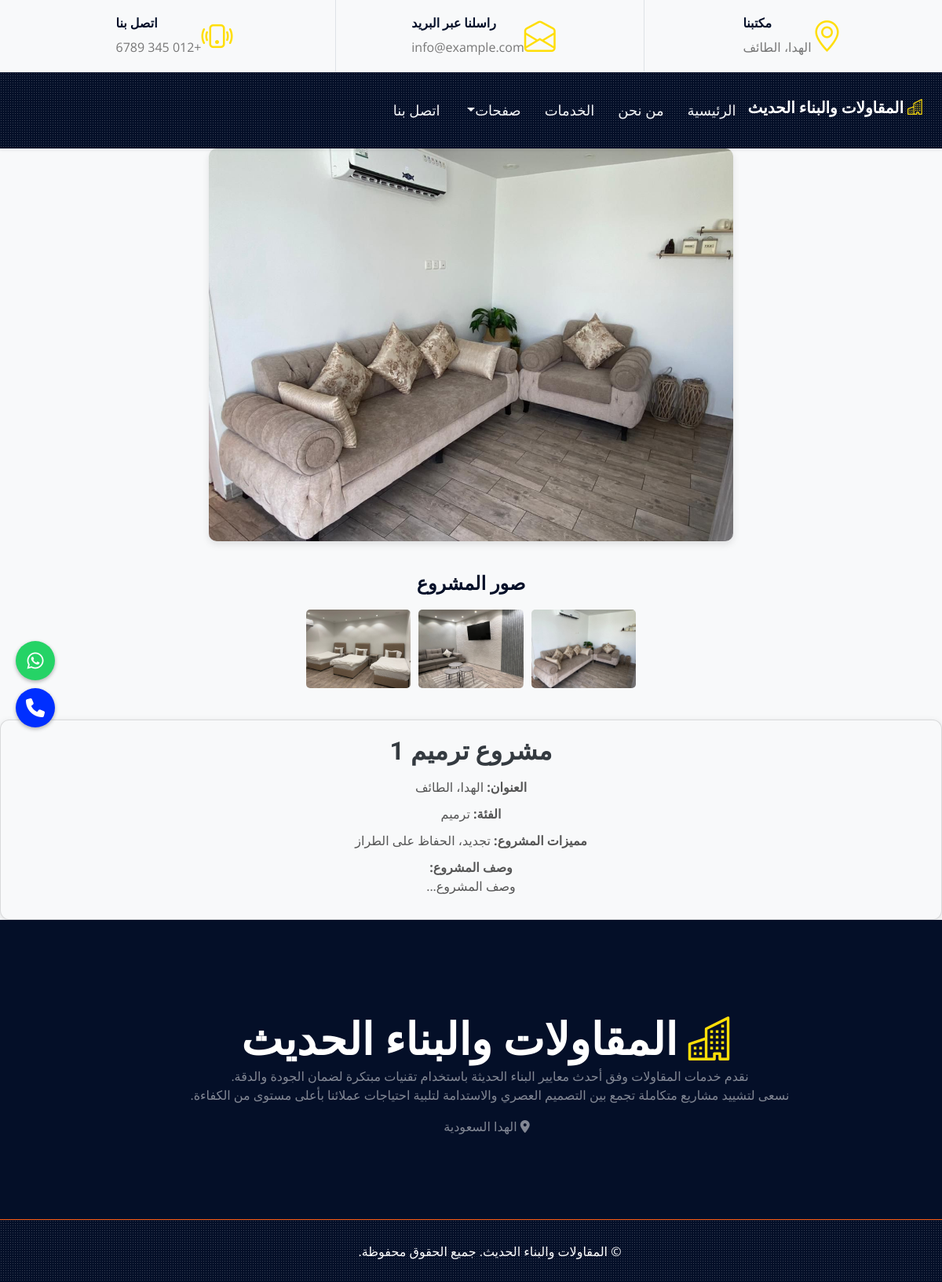
Screenshot of /project_details.php?id=2 with the database file from the repository.
### tables this page shows
CREATE TABLE `settings` (
  `id` int(11) NOT NULL,
  `site_title` varchar(255) NOT NULL,
  `description` text NOT NULL,
  `address` varchar(255) NOT NULL,
  `phone` varchar(50) NOT NULL,
  `whatsapp` varchar(50) NOT NULL,
  `copyright` text DEFAULT NULL,
  `favicon` varchar(255) DEFAULT NULL
);

CREATE TABLE `projects` (
  `id` int(11) NOT NULL,
  `category_id` int(11) NOT NULL,
  `name` varchar(255) NOT NULL,
  `address` varchar(255) NOT NULL,
  `features` text NOT NULL,
  `description` text NOT NULL
);

CREATE TABLE `categories` (
  `id` int(11) NOT NULL,
  `name` varchar(100) NOT NULL,
  `class_name` varchar(50) NOT NULL,
  `image` varchar(255) NOT NULL
);

### project_details.php (the view, shortened to what this page needs)
<?php
include("config.php");
?>
<?php
$id = intval($_GET['id'] ?? 0);
$sql = "SELECT p.*, c.name as category_name FROM projects p JOIN categories c ON p.category_id = c.id WHERE p.id = $id";
$result = mysqli_query($con, $sql);
$project = mysqli_fetch_assoc($result);
$images_res = mysqli_query($con, "SELECT image_path FROM project_images WHERE project_id = $id");
$images = [];
while ($row = mysqli_fetch_assoc($images_res)) {
    $images[] = $row['image_path'];
}
?>
<?php include("include/header.php");?>
<div class="main-image-container">
    <img id="mainImage" src="admin/uploads/<?php echo htmlspecialchars($images[0]); ?>" alt="Main Project Image" class="main-image">
</div>
<h4>صور المشروع</h4>
<div class="thumbnail-slider">
    <?php foreach ($images as $img_path): ?>
        <img src="admin/uploads/<?php echo htmlspecialchars($img_path); ?>" alt="Project Image" onclick="changeMainImage(this)">
    <?php endforeach; ?>
</div>
<div class="card project-card">
    <h2><?php echo htmlspecialchars($project['name']); ?></h2>
    <p><strong>العنوان:</strong> <?php echo htmlspecialchars($project['address']); ?></p>
    <p><strong>الفئة:</strong> <?php echo htmlspecialchars($project['category_name']); ?></p>
    <p><strong>مميزات المشروع:</strong> <?php echo nl2br(htmlspecialchars($project['features'])); ?></p>
    <p><strong>وصف المشروع:</strong><br><?php echo nl2br(htmlspecialchars($project['description'])); ?></p>
</div>
<?php include("include/footer.php");?>

### include/header.php (shortened to what this page needs)
<?php
include("config.php");
$query = mysqli_query($con, "SELECT * FROM settings LIMIT 1");
$settings = mysqli_fetch_assoc($query);
?>
<!DOCTYPE html>
<html lang="ar" dir="rtl">
<head>
    <link href="https://cdnjs.cloudflare.com/ajax/libs/font-awesome/5.15.0/css/all.min.css" rel="stylesheet">
    <link href="https://cdn.jsdelivr.net/npm/bootstrap-icons@1.4.1/font/bootstrap-icons.css" rel="stylesheet">
    <link href="lib/owlcarousel/assets/owl.carousel.min.css" rel="stylesheet">
    <link href="lib/tempusdominus/css/tempusdominus-bootstrap-4.min.css" rel="stylesheet" />
    <link href="lib/lightbox/css/lightbox.min.css" rel="stylesheet">
    <link href="css/bootstrap.min.css" rel="stylesheet">
    <link href="css/style.css" rel="stylesheet">
  <link rel="stylesheet" href="https://cdnjs.cloudflare.com/ajax/libs/font-awesome/6.4.0/css/all.min.css">
</head>
<body>
<div class="fixed-icons">
  <a href="https://wa.me/<?php echo $settings['whatsapp']; ?>" target="_blank" title="واتساب">
    <i class="fab fa-whatsapp"></i>
  </a>
  <a href="tel:<?php echo $settings['phone']; ?>" class="phone" style="background-color:#002fff" title="اتصال">
    <i class="fas fa-phone"></i>
  </a>
</div>
    <div class="container-fluid ps-5 pe-0 d-none d-lg-block">
        <div class="row gx-5">
            <div class="col-lg-4 text-center py-3">
                <div class="d-inline-flex align-items-center">
                    <i class="bi bi-geo-alt fs-1 text-primary me-3"></i>
                    <div class="text-start">
                        <h6 class="text-uppercase fw-bold">مكتبنا</h6>
                        <span>الهدا، الطائف</span>
                    </div>
                </div>
            </div>
            <div class="col-lg-4 text-center border-start border-end py-3">
                <div class="d-inline-flex align-items-center">
                    <i class="bi bi-envelope-open fs-1 text-primary me-3"></i>
                    <div class="text-start">
                        <h6 class="text-uppercase fw-bold">راسلنا عبر البريد</h6>
                        <span>info@example.com</span>
                    </div>
                </div>
            </div>
            <div class="col-lg-4 text-center py-3">
                <div class="d-inline-flex align-items-center">
                    <i class="bi bi-phone-vibrate fs-1 text-primary me-3"></i>
                    <div class="text-start">
                        <h6 class="text-uppercase fw-bold">اتصل بنا</h6>
                        <span>+012 345 6789</span>
                    </div>
                </div>
            </div>
        </div>
    </div>
<div class="container-fluid sticky-top bg-dark bg-light-radial shadow-sm ps-5 pe-0 pe-lg-0">
    <nav class="navbar navbar-expand-lg bg-dark bg-light-radial navbar-dark py-3 py-lg-0">
        <a href="index.php" class="navbar-brand">
            <h5 class=" text-white">
                <i class="bi bi-building text-primary me-2"></i>
                 <?php echo $settings['site_title']; ?></h5>
        </a>
        <div class="collapse navbar-collapse" id="navbarCollapse">
            <div class="navbar-nav ms-auto py-0">
                <a href="index.php" class="nav-item nav-link <?php echo basename($_SERVER['PHP_SELF']) == 'index.php' ? 'active' : ''?>">الرئيسية</a>
                <a href="about.php" class="nav-item nav-link <?php echo basename($_SERVER['PHP_SELF']) == 'about.php' ? 'active' : ''?>">من نحن</a>
                <a href="service.php" class="nav-item nav-link <?php echo basename($_SERVER['PHP_SELF']) == 'service.php' ? 'active' : ''?>">الخدمات</a>
                <div class="nav-item dropdown">
                    <a href="#" class="nav-link dropdown-toggle" data-bs-toggle="dropdown">صفحات</a>
                </div>
                <a href="contact.php" class="nav-item nav-link <?php echo basename($_SERVER['PHP_SELF']) == 'contact.php' ? 'active' : ''?>">اتصل بنا</a>
            </div>
        </div>
    </nav>
</div>

### include/footer.php (shortened to what this page needs)
<?php
include("config.php");
$query = mysqli_query($con, "SELECT * FROM settings LIMIT 1");
$settings = mysqli_fetch_assoc($query);
?>
<div class="footer container-fluid position-relative  bg-dark text-center text-white-50 py-6 ps-5 pe-0">
    <div class="row g-5">
        <div class="col-lg-12 pe-lg-6">
            <a href="index.html" class="navbar-brand">
                <h1 class="m-0 display-4 text-uppercase text-white">
                    <i class="bi bi-building text-primary me-2"></i> <?php echo $settings['site_title']; ?></h1>
            </a>
<p><?php echo nl2br($settings['description']); ?></p>
<p><i class="fa fa-map-marker-alt me-2"></i> <?php echo $settings['address']; ?></p>
        </div>
    </div>
</div>
    <div class="container-fluid bg-dark bg-light-radial text-center text-white border-top border-primary px-0 centered-container">
        <div class="d-flex flex-column flex-md-row justify-content-between">
            <div class="py-4 ps-5 pe-0 text-center text-md-start">
<p class="mb-0">
  <?php echo $settings['copyright']; ?>
</p>            </div>
        </div>
    </div>
</body>
</html>

### css/style.css (style rules this page uses)
:root { --primary: #ffde08; --secondary: #FDBE33; --light: #F4F6F8; --dark: #040F28; }
.py-6 { padding-top: 90px; padding-bottom: 90px; }
.bg-light-radial { background-image: -webkit-repeating-radial-gradient(center center, rgba(256, 256, 256, 0.2), rgba(256, 256, 256, 0.2) 1px, transparent 1px, transparent 100%); background-image: -moz-repeating-radial-gradient(center center, rgba(256, 256, 256, 0.2), rgba(256, 256, 256, 0.2) 1px, transparent 1px, transparent 100%); background-image: -ms-repeating-radial-gradient(center center, rgba(256, 256, 256, 0.2), rgba(256, 256, 256, 0.2) 1px, transparent 1px, transparent 100%); background-image: -o-repeating-radial-gradient(center center, rgba(256, 256, 256, 0.2), rgba(256, 256, 256, 0.2) 1px, transparent 1px, transparent 100%); background-image: repeating-radial-gradient(center center, rgba(256, 256, 256, 0.2), rgba(256, 256, 256, 0.2) 1px, transparent 1px, transparent 100%); background-size: 3px 3px; }
.navbar-dark .navbar-nav .nav-link { position: relative; padding: 35px 15px; font-size: 18px; text-transform: uppercase; color: var(--light); outline: none; transition: .5s; }
@media (min-width: 992px) { .footer::after { content: ""; width: 1px; height: 100%; top: 0; left: 50%; background: var(--primary) } }

### include/header.php (style rules this page uses)
.fixed-icons { position: fixed; top: 50%; left: 20px; z-index: 9999; display: flex; flex-direction: column; gap: 10px; }
.fixed-icons a { display: flex; align-items: center; justify-content: center; width: 50px; height: 50px; border-radius: 50%; background-color: #25D366; color: white; text-decoration: none; font-size: 24px; box-shadow: 0 2px 5px rgba(0,0,0,0.3); }
* { margin: 0; padding: 0; box-sizing: border-box; }
html, body { width: 100%; height: 100%; margin: 0; padding: 0; overflow-x: hidden; background-color: #f8f9fa; }
body { background-color: #f8f9fa; direction: rtl; text-align: right; overflow-x: hidden; }
.row { display: flex; flex-wrap: wrap; margin-inline: -15px; }

### project_details.php (style rules this page uses)
.main-image-container { text-align: center; margin-bottom: 20px; }
.main-image { max-width: 100%; max-height: 500px; border-radius: 10px; box-shadow: 0 4px 10px rgba(0, 0, 0, 0.1); }
.thumbnail-slider { display: flex; overflow-x: auto; gap: 10px; padding: 10px; justify-content: center; }
.thumbnail-slider img { max-height: 100px; border-radius: 5px; cursor: pointer; transition: transform 0.2s; }
.project-card { background-color: #f8f9fa; padding: 20px; border-radius: 12px; box-shadow: 0 2px 8px rgba(0, 0, 0, 0.1); margin-top: 30px; direction: rtl; text-align: center; }
.project-card h2 { color: #343a40; margin-bottom: 15px; }
.project-card p { font-size: 16px; color: #555; margin-bottom: 10px; }
h4 { text-align: center; margin-top: 40px; font-weight: bold; }

### include/footer.php (style rules this page uses)
.centered-container { display: flex; justify-content: center; align-items: center; height: 10vh; }

### rows the page displays
settings: site_title "المقاولات والبناء الحديث", description "نقدم خدمات المقاولات وفق أحدث معايير البناء الحديثة باستخدام تقنيات مبتكرة لضمان الجودة والدقة. نسعى لتشييد مشاريع متكاملة تجمع بين التصميم العصري والاستدامة لتلبية احتياجات عملائنا بأعلى مستوى من الكفاءة.", address "الهدا السعودية", copyright "© المقاولات والبناء الحديث. جميع الحقوق محفوظة."
projects: name "مشروع ترميم 1", address "الهدا، الطائف", category.name "ترميم", features "تجديد، الحفاظ على الطراز", description "وصف المشروع..."
